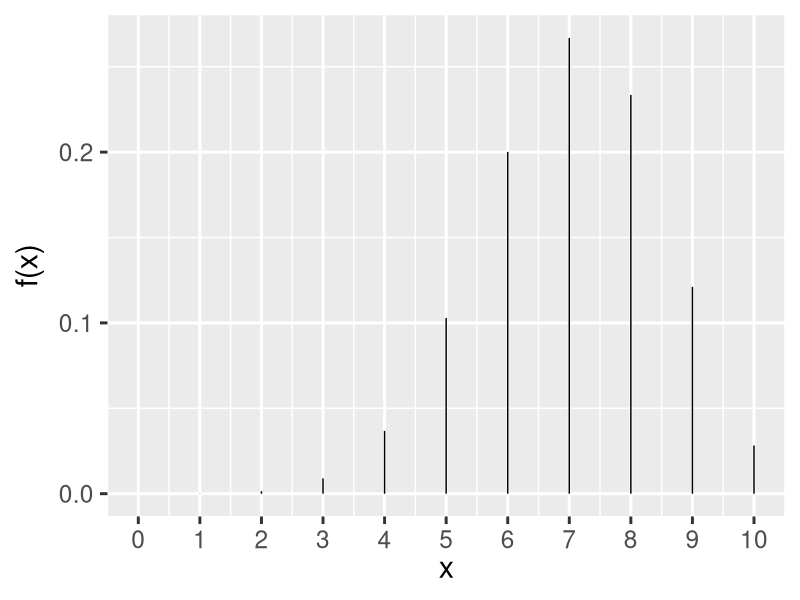

Here is the R script that generated this plot:
## ---- chunk 1
dbinom(x = 3, size = 10, prob = 0.70)
## ---- chunk 2
library(tidyverse)
theme_set(theme_gray(base_size = 22))

x <- seq(0,10)
y <- dbinom(x, size = 10 , prob = 0.70)

data <- data.frame(x = x,
                   y = y)

data %>% 
  ggplot() +
  aes(x = x, y = y) +
  geom_segment(data = data, 
               aes(x = x, y = 0, 
                   xend = x, yend = y)) +
  labs(x = expression(paste("x")),
       y = expression(paste("f(x)"))) +
      scale_x_continuous(breaks=seq(0,10))


## ---- chunk 3
dbinom(x = 0, size = 10, prob = 0.70) +
  dbinom(x = 1, size = 10, prob = 0.70) +
  dbinom(x = 2, size = 10, prob = 0.70) +
  dbinom(x = 3, size = 10, prob = 0.70)

## ---- chunk 4
pbinom(q = 3, size = 10, prob = 0.70)
